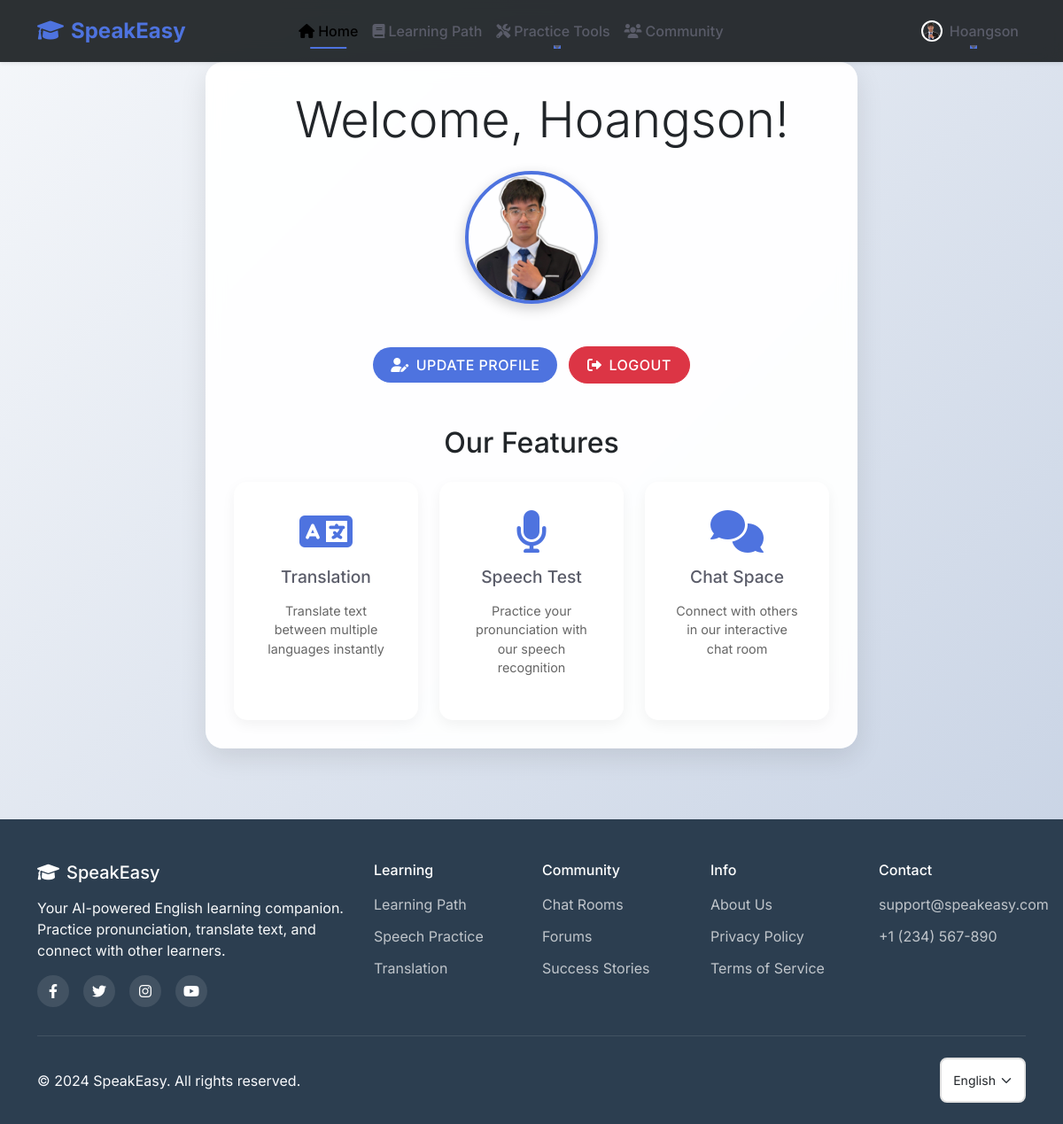
/ (signed in), run on the app's committed database.
### models/models.py (models this page shows, shortened)
class User(db.Model, UserMixin):
    __tablename__ = 'users'
    id = db.Column(db.Integer, primary_key=True)
    username = db.Column(db.String(100), unique=True, nullable=False)
    email = db.Column(db.String(150), unique=True, nullable=False)
    password_hash = db.Column(db.String(200), nullable=False)
    avatar = db.Column(db.String(200), nullable=True, default="default.jpg")
    role = db.Column(db.String(50), nullable=False, default="user")
    progress = db.relationship('UserProgress', backref='user', lazy=True)
    speech_tests = db.relationship('SpeechTest', backref='user', lazy=True)
    owned_rooms = db.relationship('ChatRoom', backref='owner', lazy=True, foreign_keys='ChatRoom.owner_id')

### app.py (the view)
@app.route('/')
def home():
    return render_template('home.html', current_user=current_user)

### app.py (called while the page is built)
@login_manager.user_loader
def load_user(user_id):
    return db.session.get(User, int(user_id))

### templates/home.html (shortened to what this page needs)
{% extends "base.html" %}
{% block content %}
<div class="container">
    <div class="row justify-content-center">
        <div class="col-md-8 text-center">
            <div class="welcome-card card">
                <div class="card-body">
                    <h1 class="display-4 mb-4">
                        Welcome, {{ current_user.username if current_user.is_authenticated else "Guest" }}!
                    </h1>
                    {% if current_user.is_authenticated %}
                    <div class="profile-section mb-4">
                        <img src="{{ url_for('static', filename='uploads/' + current_user.avatar) }}" alt="Avatar"
                            class="avatar-large mb-3">
                        <div class="button-group">
                            <a href="{{ url_for('update_profile') }}" class="btn btn-primary me-2">
                                <i class="fas fa-user-edit me-2"></i>Update Profile
                            </a>
                            <a href="{{ url_for('logout') }}" class="btn btn-danger">
                                <i class="fas fa-sign-out-alt me-2"></i>Logout
                            </a>
                        </div>
                    </div>
                    {% endif %}
                    <div class="features-section mt-5">
                        <h2 class="mb-4">Our Features</h2>
                        <div class="row">
                            <div class="col-md-4">
                                <div class="feature-card">
                                    <i class="fas fa-language fa-3x mb-3"></i>
                                    <h3>Translation</h3>
                                    <p>Translate text between multiple languages instantly</p>
                                </div>
                            </div>
                            <div class="col-md-4">
                                <div class="feature-card">
                                    <i class="fas fa-microphone fa-3x mb-3"></i>
                                    <h3>Speech Test</h3>
                                    <p>Practice your pronunciation with our speech recognition</p>
                                </div>
                            </div>
                            <div class="col-md-4">
                                <div class="feature-card">
                                    <i class="fas fa-comments fa-3x mb-3"></i>
                                    <h3>Chat Space</h3>
                                    <p>Connect with others in our interactive chat room</p>
                                </div>
                            </div>
                        </div>
                    </div>
                </div>
            </div>
        </div>
    </div>
</div>
{% endblock %}

### templates/base.html (shortened to what this page needs)
<!DOCTYPE html>
<html lang="en">
<head>
    <link href="https://cdn.jsdelivr.net/npm/bootstrap@5.3.2/dist/css/bootstrap.min.css" rel="stylesheet">
    <link href="https://cdnjs.cloudflare.com/ajax/libs/font-awesome/6.0.0/css/all.min.css" rel="stylesheet">
    <link href="{{ url_for('static', filename='styles.css') }}" rel="stylesheet">
</head>
<body>
    <nav class="navbar navbar-expand-lg fixed-top">
        <div class="container">
            <a class="navbar-brand" href="{{ url_for('home') }}">
                <i class="fas fa-graduation-cap me-2"></i>SpeakEasy
            </a>
            <div class="collapse navbar-collapse" id="navbarNav">
                <ul class="navbar-nav mx-auto">
                    <li class="nav-item">
                        <a class="nav-link {% if request.path == url_for('home') %}active{% endif %}" href="{{ url_for('home') }}">
                            <i class="fas fa-home me-1"></i>Home
                        </a>
                    </li>
                    {% if current_user.is_authenticated %}
                    <li class="nav-item">
                        <a class="nav-link {% if request.path.startswith('/tutorials') %}active{% endif %}" href="{{ url_for('tutorials.tutorials') }}">
                            <i class="fas fa-book me-1"></i>Learning Path
                        </a>
                    </li>
                    <li class="nav-item dropdown">
                        <a class="nav-link dropdown-toggle" href="#" role="button" data-bs-toggle="dropdown">
                            <i class="fas fa-tools me-1"></i>Practice Tools
                        </a>
                    </li>
                    <li class="nav-item">
                        <a class="nav-link {% if request.path.startswith('/chat') %}active{% endif %}" href="{{ url_for('chatting.chat_page') }}">
                            <i class="fas fa-users me-1"></i>Community
                        </a>
                    </li>
                    {% endif %}
                </ul>
                <ul class="navbar-nav ms-auto">
                    {% if current_user.is_authenticated %}
                    <li class="nav-item dropdown">
                        <a class="nav-link dropdown-toggle user-dropdown" href="#" role="button" data-bs-toggle="dropdown">
                            <img src="{{ url_for('static', filename='uploads/' + current_user.avatar) }}" alt="Avatar" class="avatar-xs me-2">
                            <span>{{ current_user.username }}</span>
                        </a>
                    </li>
                    {% endif %}
                </ul>
            </div>
        </div>
    </nav>
    <div class="content-wrapper">
        <main>
        {% block content %}{% endblock %}
        </main>
    </div>
    <footer class="footer">
        <div class="container">
            <div class="row">
                <div class="col-lg-4 mb-4 mb-lg-0">
                    <h5 class="text-white mb-3">
                        <i class="fas fa-graduation-cap me-2"></i>SpeakEasy
                    </h5>
                    <p class="text-light mb-3">Your AI-powered English learning companion. Practice pronunciation, translate text, and connect with other learners.</p>
                    <div class="social-icons">
                        <a href="#" class="social-icon"><i class="fab fa-facebook-f"></i></a>
                        <a href="#" class="social-icon"><i class="fab fa-twitter"></i></a>
                        <a href="#" class="social-icon"><i class="fab fa-instagram"></i></a>
                        <a href="#" class="social-icon"><i class="fab fa-youtube"></i></a>
                    </div>
                </div>
                <div class="col-lg-2 col-md-4 mb-4 mb-md-0">
                    <h6 class="text-white mb-3">Learning</h6>
                    <ul class="footer-links">
                        <li><a href="{{ url_for('tutorials.tutorials') }}">Learning Path</a></li>
                        <li><a href="{{ url_for('speech.speech_to_text') }}">Speech Practice</a></li>
                        <li><a href="{{ url_for('translate.translate_text') }}">Translation</a></li>
                    </ul>
                </div>
                <div class="col-lg-2 col-md-4 mb-4 mb-md-0">
                    <h6 class="text-white mb-3">Community</h6>
                    <ul class="footer-links">
                        <li><a href="{{ url_for('chatting.chat_page') }}">Chat Rooms</a></li>
                        <li><a href="{{ url_for('chatting.chat_page') }}">Forums</a></li>
                        <li><a href="#">Success Stories</a></li>
                    </ul>
                </div>
                <div class="col-lg-2 col-md-4 mb-4 mb-md-0">
                    <h6 class="text-white mb-3">Info</h6>
                    <ul class="footer-links">
                        <li><a href="#">About Us</a></li>
                        <li><a href="#">Privacy Policy</a></li>
                        <li><a href="#">Terms of Service</a></li>
                    </ul>
                </div>
                <div class="col-lg-2">
                    <h6 class="text-white mb-3">Contact</h6>
                    <ul class="footer-links">
                        <li><a href="mailto:support@speakeasy.com">support@speakeasy.com</a></li>
                        <li><a href="tel:+1234567890">+1 (234) 567-890</a></li>
                    </ul>
                </div>
            </div>
            <hr class="footer-divider">
            <div class="footer-bottom">
                <p class="mb-0">© 2024 SpeakEasy. All rights reserved.</p>
                <div class="footer-language">
                    <select class="form-select form-select-sm">
                        <option value="en">English</option>
                    </select>
                </div>
            </div>
        </div>
    </footer>
</body>
</html>

### static/styles.css (style rules this page uses)
:root { --primary-color: #4a90e2; --secondary-color: #f5f6fa; --accent-color: #2ecc71; --danger-color: #e74c3c; --warning-color: #f1c40f; --text-color: #2c3e50; --border-radius: 12px; --transition: all 0.3s ease; --box-shadow: 0 8px 16px rgba(0, 0, 0, 0.1); }
html, body { height: 100%; margin: 0; padding: 0; display: flex; flex-direction: column; background: linear-gradient(135deg, #f5f7fa 0%, #c3cfe2 100%); font-family: "Segoe UI", Tahoma, Geneva, Verdana, sans-serif; color: var(--text-color); }
.container { flex: 1; }
footer { margin-top: auto; }
.navbar { background: rgba(33, 37, 41, 0.95) !important; backdrop-filter: blur(10px); box-shadow: 0 2px 10px rgba(0, 0, 0, 0.1); transition: var(--transition); }
.navbar-brand { font-weight: 700; font-size: 1.5rem; color: var(--primary-color) !important; }
.nav-link { position: relative; padding: 0.5rem 1rem; transition: var(--transition); }
.nav-link::after { content: ""; position: absolute; bottom: 0; left: 50%; width: 0; height: 2px; background: var(--primary-color); transition: var(--transition); transform: translateX(-50%); }
.card { background: rgba(255, 255, 255, 0.95); border: none; border-radius: var(--border-radius); box-shadow: var(--box-shadow); transition: var(--transition); backdrop-filter: blur(10px); margin-bottom: 2rem; }
.card-body { padding: 2rem; }
.form-control, .form-select { border-radius: 8px; border: 2px solid #e1e1e1; padding: 0.8rem; transition: var(--transition); }
.btn { border-radius: 8px; padding: 0.8rem 1.5rem; font-weight: 600; transition: var(--transition); text-transform: uppercase; letter-spacing: 0.5px; }
.btn-primary { background: var(--primary-color); border: none; }

### templates/home.html (style rules this page uses)
.welcome-card { background: rgba(255, 255, 255, 0.95); border: none; border-radius: 20px; box-shadow: 0 10px 30px rgba(0, 0, 0, 0.1); transition: transform 0.3s ease; }
.avatar-large { width: 150px; height: 150px; border-radius: 50%; border: 4px solid var(--primary-color); box-shadow: 0 5px 15px rgba(0, 0, 0, 0.2); transition: transform 0.3s ease; }
.button-group { margin: 2rem 0; }
.feature-card { padding: 2rem; background: white; border-radius: 15px; box-shadow: 0 5px 15px rgba(0, 0, 0, 0.05); transition: transform 0.3s ease; height: 100%; }
.feature-card i { color: var(--primary-color); }
.feature-card h3 { font-size: 1.2rem; margin-bottom: 1rem; color: var(--text-color); }
.feature-card p { color: #666; font-size: 0.9rem; }

### data on the page
User: avatar (picture), username "Hoangson"
